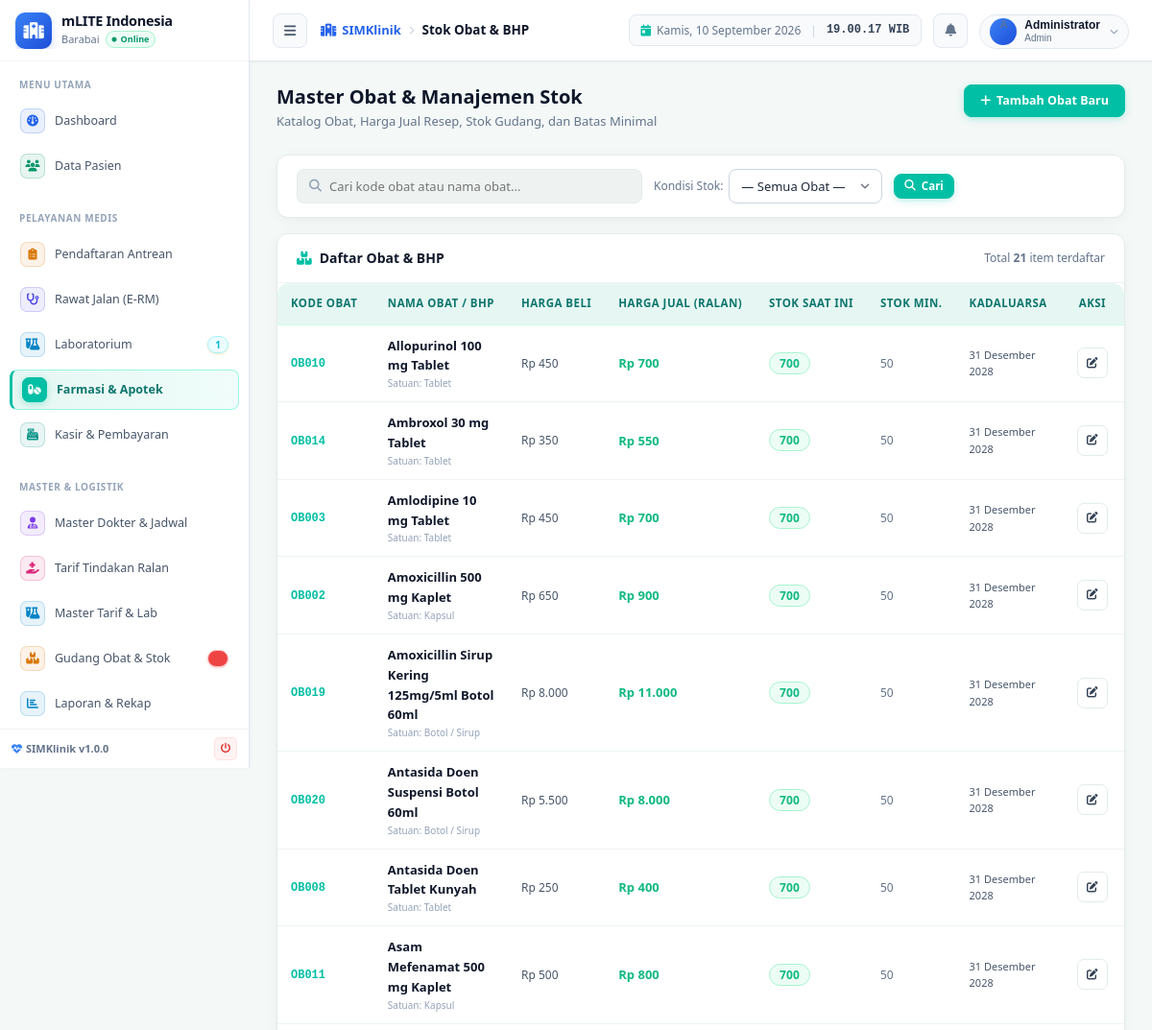
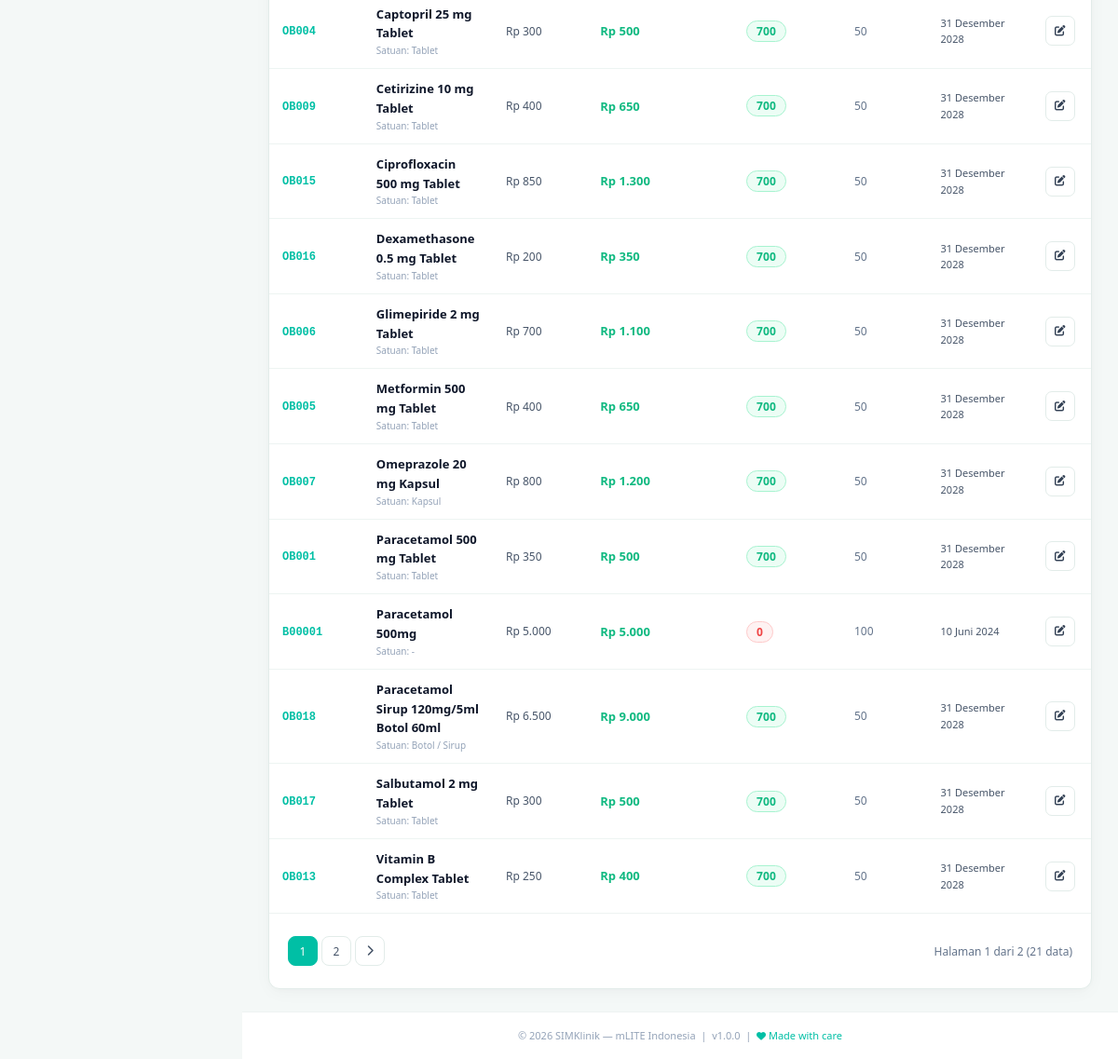
The page /modules/farmasi/stok.php (signed in) on the database its author committed (2 pictures, top to bottom).
### tables this page shows
CREATE TABLE IF NOT EXISTS `databarang` (
  `kode_brng` varchar(15) NOT NULL DEFAULT '',
  `nama_brng` varchar(80) DEFAULT NULL,
  `kode_satbesar` char(4) NOT NULL,
  `kode_sat` char(4) DEFAULT NULL,
  `letak_barang` varchar(100) DEFAULT NULL,
  `dasar` double NOT NULL,
  `h_beli` double DEFAULT NULL,
  `ralan` double DEFAULT NULL,
  `kelas1` double DEFAULT NULL,
  `kelas2` double DEFAULT NULL,
  `kelas3` double DEFAULT NULL,
  `utama` double DEFAULT NULL,
  `vip` double DEFAULT NULL,
  `vvip` double DEFAULT NULL,
  `beliluar` double DEFAULT NULL,
  `jualbebas` double DEFAULT NULL,
  `karyawan` double DEFAULT NULL,
  `stokminimal` double DEFAULT NULL,
  `kdjns` char(4) DEFAULT NULL,
  `isi` double NOT NULL,
  `kapasitas` double NOT NULL,
  `expire` date DEFAULT NULL,
  `status` enum('0','1') NOT NULL,
  `kode_industri` char(5) DEFAULT NULL,
  `kode_kategori` char(4) DEFAULT NULL,
  `kode_golongan` char(4) DEFAULT NULL,
  PRIMARY KEY (`kode_brng`),
  KEY `kode_sat` (`kode_sat`),
  KEY `kdjns` (`kdjns`),
  KEY `nama_brng` (`nama_brng`),
  KEY `letak_barang` (`letak_barang`),
  KEY `h_beli` (`h_beli`),
  KEY `h_distributor` (`ralan`),
  KEY `h_grosir` (`kelas1`),
  KEY `h_retail` (`kelas2`),
  KEY `stok` (`stokminimal`),
  KEY `kapasitas` (`kapasitas`),
  KEY `kode_industri` (`kode_industri`),
  KEY `kelas3` (`kelas3`),
  KEY `utama` (`utama`),
  KEY `vip` (`vip`),
  KEY `vvip` (`vvip`),
  KEY `beliluar` (`beliluar`),
  KEY `jualbebas` (`jualbebas`),
  KEY `karyawan` (`karyawan`),
  KEY `expire` (`expire`),
  KEY `status` (`status`),
  KEY `kode_kategori` (`kode_kategori`),
  KEY `kode_golongan` (`kode_golongan`),
  KEY `kode_satbesar` (`kode_satbesar`) USING BTREE
);

CREATE TABLE IF NOT EXISTS `kodesatuan` (
  `kode_sat` char(4) NOT NULL,
  `satuan` varchar(30) DEFAULT NULL,
  PRIMARY KEY (`kode_sat`),
  KEY `satuan` (`satuan`)
);

### includes/functions.php (called while the page is built, shortened)
<?php
function sanitize(string $input): string {
    return htmlspecialchars(trim(strip_tags($input)), ENT_QUOTES, 'UTF-8');
}

### config.php (called while the page is built, shortened)
<?php
function tgl_indo(string $date, bool $with_day = false): string {
    $days  = ['Minggu','Senin','Selasa','Rabu','Kamis','Jumat','Sabtu'];
    $months = ['','Januari','Februari','Maret','April','Mei','Juni',
               'Juli','Agustus','September','Oktober','November','Desember'];
    $ts  = strtotime($date);
    $day = $with_day ? $days[date('w', $ts)] . ', ' : '';
    return $day . date('j', $ts) . ' ' . $months[(int)date('n', $ts)] . ' ' . date('Y', $ts);
}
function rupiah(float $amount): string {
    return 'Rp ' . number_format($amount, 0, ',', '.');
}

### modules/farmasi/stok.php (the view, shortened to what this page needs)
<?php
require_once dirname(__DIR__, 2) . '/config.php';
require_once dirname(__DIR__, 2) . '/includes/functions.php';
$search = sanitize($_GET['q'] ?? '');
$filter_stok = sanitize($_GET['stok'] ?? '');
$where = "db.status = '1'";
$per_page = 20;
$page     = max(1, (int)($_GET['page'] ?? 1));
$offset   = ($page - 1) * $per_page;
$count_sql = "SELECT COUNT(DISTINCT db.kode_brng) as t FROM databarang db WHERE $where";
$total = (int)($conn->query($count_sql)->fetch_assoc()['t'] ?? 0);
$total_pages = ceil($total / $per_page);
$result = $conn->query("
    SELECT db.*, ks.satuan,
           COALESCE(SUM(gb.stok), 0) as stok_total
    FROM databarang db
    LEFT JOIN kodesatuan ks ON db.kode_sat = ks.kode_sat
    LEFT JOIN gudangbarang gb ON db.kode_brng = gb.kode_brng
    WHERE $where
    GROUP BY db.kode_brng
    " . ($filter_stok === 'menipis' ? "HAVING stok_total <= db.stokminimal" : "") . "
    ORDER BY db.nama_brng ASC
    LIMIT $per_page OFFSET $offset
");
$obat_list = [];
if ($result) while ($row = $result->fetch_assoc()) $obat_list[] = $row;
include dirname(__DIR__, 2) . '/includes/header.php';
?>
<div class="page-header">
  <div>
    <h1 class="page-title">Master Obat & Manajemen Stok</h1>
    <p class="page-subtitle">Katalog Obat, Harga Jual Resep, Stok Gudang, dan Batas Minimal</p>
  </div>
  <div class="page-actions">
    <button type="button" class="btn btn-primary" data-open-modal="modalTambahObat">
      <i class="fas fa-plus"></i> Tambah Obat Baru
    </button>
  </div>
</div>
<div class="card mb-16">
  <div class="card-body" style="padding:14px 20px;">
    <form method="GET" style="display:flex;gap:12px;align-items:center;flex-wrap:wrap;">
      <div class="search-bar" style="flex:1;max-width:360px;">
        <i class="fas fa-search"></i>
        <input type="text" name="q" placeholder="Cari kode obat atau nama obat..."
               value="<?= htmlspecialchars($search) ?>" autocomplete="off">
      </div>
      <div style="display:flex;align-items:center;gap:6px;">
        <label style="font-size:12px;color:var(--gray-500);">Kondisi Stok:</label>
        <select name="stok" class="form-control" style="width:160px;">
          <option value="">— Semua Obat —</option>
        </select>
      </div>
      <button type="submit" class="btn btn-primary btn-sm"><i class="fas fa-search"></i> Cari</button>
    </form>
  </div>
</div>
<div class="card">
  <div class="card-header">
    <div class="card-title"><i class="fas fa-boxes"></i> Daftar Obat & BHP</div>
    <span style="font-size:12px;color:var(--gray-500);">Total <strong><?= number_format($total) ?></strong> item terdaftar</span>
  </div>
  <div class="card-body" style="padding:0;">
    <?php if (empty($obat_list)): ?>
      <div class="empty-state">
        <div class="empty-state-icon"><i class="fas fa-box-open"></i></div>
        <div class="empty-state-title">Obat tidak ditemukan</div>
        <div class="empty-state-desc">Tambahkan obat baru melalui tombol di atas.</div>
      </div>
    <?php else: ?>
      <div class="table-wrapper">
        <table class="table">
          <thead>
            <tr>
              <th style="width:120px;">Kode Obat</th>
              <th>Nama Obat / BHP</th>
              <th>Harga Beli</th>
              <th>Harga Jual (Ralan)</th>
              <th>Stok Saat Ini</th>
              <th>Stok Min.</th>
              <th>Kadaluarsa</th>
              <th style="width:100px;text-align:center;">Aksi</th>
            </tr>
          </thead>
          <tbody>
            <?php foreach ($obat_list as $o): ?>
              <?php $is_menipis = $o['stok_total'] <= $o['stokminimal']; ?>
              <tr>
                <td>
                  <span style="font-family:monospace;font-weight:700;color:var(--primary-600);font-size:12px;">
                    <?= htmlspecialchars($o['kode_brng']) ?>
                  </span>
                </td>
                <td>
                  <div style="font-size:13px;font-weight:600;color:var(--gray-900);">
                    <?= htmlspecialchars($o['nama_brng']) ?>
                  </div>
                  <div style="font-size:10px;color:var(--gray-400);">
                    Satuan: <?= htmlspecialchars($o['satuan'] ?: 'Tablet/Botol') ?>
                  </div>
                </td>
                <td style="font-size:12px;color:var(--gray-600);"><?= rupiah((float)$o['h_beli']) ?></td>
                <td><strong style="font-size:13px;color:var(--success);"><?= rupiah((float)$o['ralan']) ?></strong></td>
                <td>
                  <span class="badge <?= $is_menipis ? 'badge-danger' : 'badge-success' ?>" style="font-size:12px;padding:3px 10px;">
                    <?= number_format($o['stok_total']) ?>
                  </span>
                </td>
                <td style="font-size:12px;color:var(--gray-500);"><?= number_format($o['stokminimal']) ?></td>
                <td style="font-size:11px;color:var(--gray-600);"><?= tgl_indo($o['expire']) ?></td>
                <td style="text-align:center;">
                  <button type="button" class="btn btn-sm btn-outline btn-icon" title="Tambah Stok / Edit"
                          onclick='editObat(<?= json_encode($o) ?>)'>
                    <i class="fas fa-edit"></i>
                  </button>
                </td>
              </tr>
            <?php endforeach; ?>
          </tbody>
        </table>
      </div>
      <?php if ($total_pages > 1): ?>
        <div style="padding:12px 20px;border-top:1px solid var(--gray-100);">
          <div class="pagination-nav">
            <ul class="pagination">
              <?php for ($i = max(1, $page-2); $i <= min($total_pages, $page+2); $i++): ?>
                <li class="<?= $i===$page ? 'active':'' ?>">
                  <a href="?page=<?= $i ?>&q=<?= urlencode($search) ?>"><?= $i ?></a>
                </li>
              <?php endfor; ?>
              <?php if ($page < $total_pages): ?>
                <li><a href="?page=<?= $page+1 ?>&q=<?= urlencode($search) ?>"><i class="fas fa-chevron-right"></i></a></li>
              <?php endif; ?>
            </ul>
            <span class="pagination-info">Halaman <?= $page ?> dari <?= $total_pages ?> (<?= $total ?> data)</span>
          </div>
        </div>
      <?php endif; ?>
    <?php endif; ?>
  </div>
</div>
<?php include dirname(__DIR__, 2) . '/includes/footer.php'; ?>

### rows shown on the page
databarang: kode_brng "OB010", nama_brng "Allopurinol 100 mg Tablet", kode_sat.satuan "Tablet", h_beli "Rp 450", ralan "Rp 700", stok_total "700", stokminimal "50", expire "31 Desember 2028"
databarang: kode_brng "OB014", nama_brng "Ambroxol 30 mg Tablet", kode_sat.satuan "Tablet", h_beli "Rp 350", ralan "Rp 550", stok_total "700", stokminimal "50", expire "31 Desember 2028"
databarang: kode_brng "OB003", nama_brng "Amlodipine 10 mg Tablet", kode_sat.satuan "Tablet", h_beli "Rp 450", ralan "Rp 700", stok_total "700", stokminimal "50", expire "31 Desember 2028"
databarang: kode_brng "OB002", nama_brng "Amoxicillin 500 mg Kaplet", kode_sat.satuan "Kapsul", h_beli "Rp 650", ralan "Rp 900", stok_total "700", stokminimal "50", expire "31 Desember 2028"
databarang: kode_brng "OB019", nama_brng "Amoxicillin Sirup Kering 125mg/5ml Botol 60ml", kode_sat.satuan "Botol / Sirup", h_beli "Rp 8.000", ralan "Rp 11.000", stok_total "700", stokminimal "50", expire "31 Desember 2028"
databarang: kode_brng "OB020", nama_brng "Antasida Doen Suspensi Botol 60ml", kode_sat.satuan "Botol / Sirup", h_beli "Rp 5.500", ralan "Rp 8.000", stok_total "700", stokminimal "50", expire "31 Desember 2028"
databarang: kode_brng "OB008", nama_brng "Antasida Doen Tablet Kunyah", kode_sat.satuan "Tablet", h_beli "Rp 250", ralan "Rp 400", stok_total "700", stokminimal "50", expire "31 Desember 2028"
databarang: kode_brng "OB011", nama_brng "Asam Mefenamat 500 mg Kaplet", kode_sat.satuan "Kapsul", h_beli "Rp 500", ralan "Rp 800", stok_total "700", stokminimal "50", expire "31 Desember 2028"
databarang: kode_brng "OB004", nama_brng "Captopril 25 mg Tablet", kode_sat.satuan "Tablet", h_beli "Rp 300", ralan "Rp 500", stok_total "700", stokminimal "50", expire "31 Desember 2028"
databarang: kode_brng "OB009", nama_brng "Cetirizine 10 mg Tablet", kode_sat.satuan "Tablet", h_beli "Rp 400", ralan "Rp 650", stok_total "700", stokminimal "50", expire "31 Desember 2028"
databarang: kode_brng "OB015", nama_brng "Ciprofloxacin 500 mg Tablet", kode_sat.satuan "Tablet", h_beli "Rp 850", ralan "Rp 1.300", stok_total "700", stokminimal "50", expire "31 Desember 2028"
databarang: kode_brng "OB016", nama_brng "Dexamethasone 0.5 mg Tablet", kode_sat.satuan "Tablet", h_beli "Rp 200", ralan "Rp 350", stok_total "700", stokminimal "50", expire "31 Desember 2028"
databarang: kode_brng "OB006", nama_brng "Glimepiride 2 mg Tablet", kode_sat.satuan "Tablet", h_beli "Rp 700", ralan "Rp 1.100", stok_total "700", stokminimal "50", expire "31 Desember 2028"
databarang: kode_brng "OB005", nama_brng "Metformin 500 mg Tablet", kode_sat.satuan "Tablet", h_beli "Rp 400", ralan "Rp 650", stok_total "700", stokminimal "50", expire "31 Desember 2028"
databarang: kode_brng "OB007", nama_brng "Omeprazole 20 mg Kapsul", kode_sat.satuan "Kapsul", h_beli "Rp 800", ralan "Rp 1.200", stok_total "700", stokminimal "50", expire "31 Desember 2028"
databarang: kode_brng "OB001", nama_brng "Paracetamol 500 mg Tablet", kode_sat.satuan "Tablet", h_beli "Rp 350", ralan "Rp 500", stok_total "700", stokminimal "50", expire "31 Desember 2028"
databarang: kode_brng "B00001", nama_brng "Paracetamol 500mg", kode_sat.satuan "-", h_beli "Rp 5.000", ralan "Rp 5.000", stok_total "0", stokminimal "100", expire "10 Juni 2024"
databarang: kode_brng "OB018", nama_brng "Paracetamol Sirup 120mg/5ml Botol 60ml", kode_sat.satuan "Botol / Sirup", h_beli "Rp 6.500", ralan "Rp 9.000", stok_total "700", stokminimal "50", expire "31 Desember 2028"
databarang: kode_brng "OB017", nama_brng "Salbutamol 2 mg Tablet", kode_sat.satuan "Tablet", h_beli "Rp 300", ralan "Rp 500", stok_total "700", stokminimal "50", expire "31 Desember 2028"
databarang: kode_brng "OB013", nama_brng "Vitamin B Complex Tablet", kode_sat.satuan "Tablet", h_beli "Rp 250", ralan "Rp 400", stok_total "700", stokminimal "50", expire "31 Desember 2028"

### other values the page prints
INSTANSI_NAMA "mLITE Indonesia"
INSTANSI_KOTA "Barabai"
$sec['title'] "MENU UTAMA"
$item['label'] "Dashboard"
$item['label'] "Data Pasien"
$sec['title'] "PELAYANAN MEDIS"
$item['label'] "Pendaftaran Antrean"
$item['label'] "Rawat Jalan (E-RM)"
$item['label'] "Laboratorium"
$item['badge'] "1"
$item['label'] "Farmasi & Apotek"
$item['label'] "Kasir & Pembayaran"
$sec['title'] "MASTER & LOGISTIK"
$item['label'] "Master Dokter & Jadwal"
$item['label'] "Tarif Tindakan Ralan"
